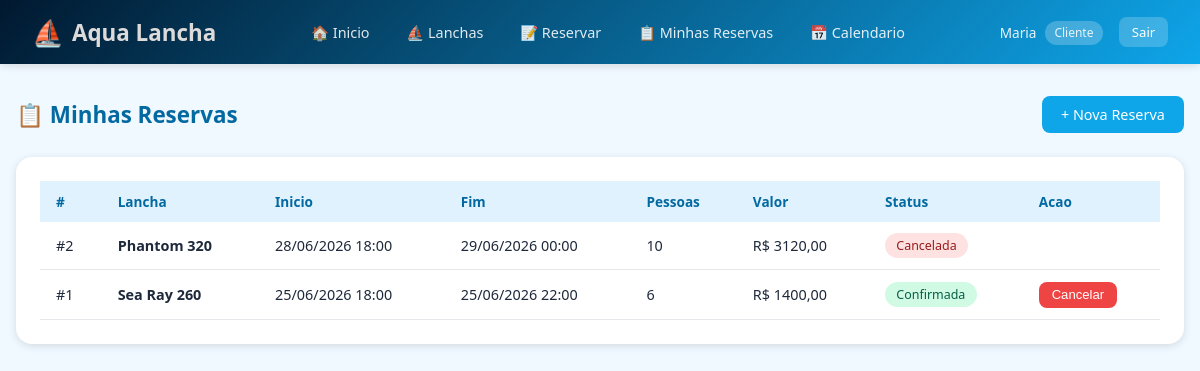
Screenshot of /cliente/minhas-reservas/ (signed in) with the database file from the repository.
### core/models.py (models this page shows, shortened)
class Usuario(AbstractUser):
    TIPOS = [
        ('admin', 'Administrador'),
        ('funcionario', 'Funcionario'),
        ('cliente', 'Cliente'),
    ]
    tipo = models.CharField(max_length=20, choices=TIPOS, default='cliente')
    telefone = models.CharField(max_length=20, blank=True)
    cpf = models.CharField(max_length=14, blank=True)
    data_nascimento = models.DateField(null=True, blank=True)
    endereco = models.TextField(blank=True)
    criado_em = models.DateTimeField(auto_now_add=True)

class Reserva(models.Model):
    STATUS = [
        ('pendente', 'Pendente'),
        ('confirmada', 'Confirmada'),
        ('cancelada', 'Cancelada'),
        ('concluida', 'Concluida'),
    ]
    cliente = models.ForeignKey(Usuario, on_delete=models.CASCADE, related_name='reservas')
    lancha = models.ForeignKey(Lancha, on_delete=models.CASCADE, related_name='reservas')
    data_inicio = models.DateTimeField()
    data_fim = models.DateTimeField()
    quantidade_pessoas = models.IntegerField()
    status = models.CharField(max_length=20, choices=STATUS, default='confirmada')
    observacoes = models.TextField(blank=True)
    valor_total = models.DecimalField(max_digits=10, decimal_places=2, default=0)
    criado_por = models.ForeignKey(Usuario, on_delete=models.SET_NULL, null=True, blank=True, related_name='reservas_criadas')
    criado_em = models.DateTimeField(auto_now_add=True)

class Lancha(models.Model):
    nome = models.CharField(max_length=100)
    descricao = models.TextField(blank=True)
    capacidade = models.IntegerField()
    preco_hora = models.DecimalField(max_digits=10, decimal_places=2)
    ativa = models.BooleanField(default=True)
    imagem_url = models.URLField(blank=True)
    criado_em = models.DateTimeField(auto_now_add=True)
    atualizado_em = models.DateTimeField(auto_now=True)

### core/views.py (the view)
# urls.py: path('cliente/minhas-reservas/', views.cliente_minhas_reservas, name='cliente_minhas_reservas'),
@login_required
def cliente_minhas_reservas(request):
    if request.user.tipo != 'cliente':
        return redirect('index')
    reservas = Reserva.objects.filter(cliente=request.user).order_by('-criado_em')
    return render(request, 'core/cliente/minhas_reservas.html', {'reservas': reservas})

### core/templates/core/cliente/minhas_reservas.html (shortened to what this page needs)
{% extends 'core/base.html' %}
{% block content %}
<div class="page-header">
  <h1>📋 Minhas Reservas</h1>
  <a href="{% url 'cliente_reservar' %}" class="btn btn-primary">+ Nova Reserva</a>
</div>
<div class="card">
  <div class="table-wrap">
  <table>
    <thead><tr><th>#</th><th>Lancha</th><th>Inicio</th><th>Fim</th><th>Pessoas</th><th>Valor</th><th>Status</th><th>Acao</th></tr></thead>
    <tbody>
    {% for r in reservas %}
    <tr>
      <td>#{{ r.id }}</td>
      <td><strong>{{ r.lancha.nome }}</strong></td>
      <td>{{ r.data_inicio|date:"d/m/Y H:i" }}</td>
      <td>{{ r.data_fim|date:"d/m/Y H:i" }}</td>
      <td>{{ r.quantidade_pessoas }}</td>
      <td>R$ {{ r.valor_total }}</td>
      <td>{% if r.status == 'confirmada' %}<span class="pill pill-verde">Confirmada</span>
          {% elif r.status == 'cancelada' %}<span class="pill pill-vermelho">Cancelada</span>
          {% else %}<span class="pill pill-cinza">{{ r.get_status_display }}</span>{% endif %}</td>
      <td>
        {% if r.status == 'confirmada' %}
        <form method="post" action="{% url 'cliente_cancelar_reserva' r.pk %}">
          <button class="btn btn-danger btn-sm" onclick="return confirm('Cancelar esta reserva?')">Cancelar</button>
        </form>
        {% endif %}
      </td>
    </tr>
    {% empty %}<tr><td colspan="8" style="text-align:center;color:#6b7280;padding:2rem">Voce nao tem reservas ainda. <a href="{% url 'cliente_reservar' %}">Fazer uma reserva</a></td></tr>
    {% endfor %}
    </tbody>
  </table>
  </div>
</div>
{% endblock %}

### core/templates/core/base.html (shortened to what this page needs)
<!DOCTYPE html>
<html lang="pt-BR">
<head>
{% load static %}
</head>
<body>
{% if user.is_authenticated %}
<nav class="navbar">
  <div class="brand"><span>⛵</span> Aqua Lancha</div>
  <div class="nav-links">
    {% if user.tipo == 'admin' %}
      <a href="{% url 'admin_dashboard' %}">🏠 Dashboard</a>
      <a href="{% url 'admin_lanchas' %}">⛵ Lanchas</a>
      <a href="{% url 'admin_clientes' %}">👥 Clientes</a>
      <a href="{% url 'admin_funcionarios' %}">👤 Funcionarios</a>
      <a href="{% url 'admin_reservas' %}">📋 Reservas</a>
    {% elif user.tipo == 'funcionario' %}
      <a href="{% url 'func_dashboard' %}">🏠 Dashboard</a>
      <a href="{% url 'func_lanchas' %}">⛵ Lanchas</a>
      <a href="{% url 'func_reservas' %}">📋 Reservas</a>
      <a href="{% url 'func_reservar' %}">➕ Nova Reserva</a>
      <a href="{% url 'func_cadastrar_cliente' %}">👤 Cadastrar Cliente</a>
    {% else %}
      <a href="{% url 'cliente_dashboard' %}">🏠 Inicio</a>
      <a href="{% url 'cliente_lanchas' %}">⛵ Lanchas</a>
      <a href="{% url 'cliente_reservar' %}">📝 Reservar</a>
      <a href="{% url 'cliente_minhas_reservas' %}">📋 Minhas Reservas</a>
      <a href="{% url 'cliente_calendario' %}">📅 Calendario</a>
    {% endif %}
  </div>
  <div style="display:flex;align-items:center;gap:1rem">
    <span class="nav-user">{{ user.first_name|default:user.username }} <span class="badge">{{ user.get_tipo_display }}</span></span>
    <a href="{% url 'logout' %}" class="btn btn-sm" style="background:rgba(255,255,255,.2);color:#fff">Sair</a>
  </div>
</nav>
{% endif %}
<div class="main">
  {% block content %}{% endblock %}
</div>
</body>
</html>

### core/templates/core/base.html (style rules this page uses)
* { margin:0;padding:0;box-sizing:border-box }
:root { --azul:#0ea5e9;--azul-dark:#0284c7;--azul-light:#e0f2fe; --verde:#10b981;--vermelho:#ef4444;--laranja:#f59e0b; --cinza:#6b7280;--cinza-light:#f3f4f6;--branco:#fff; --sombra:0 2px 8px rgba(0,0,0,.12); }
body { font-family:'Segoe UI',sans-serif;background:#f0f9ff;color:#1e293b;min-height:100vh }
a { text-decoration:none;color:inherit }
.navbar { background:linear-gradient(135deg,#011930,#0ea5e9);padding:0 2rem;display:flex;align-items:center;justify-content:space-between;height:64px;box-shadow:var(--sombra);position:sticky;top:0;z-index:100 }
.navbar .brand { color:#dddada;font-size:1.4rem;font-weight:700;display:flex;align-items:center;gap:.5rem }
.navbar .brand span { font-size:1.6rem }
.nav-links { display:flex;align-items:center;gap:.5rem }
.nav-links a { color:rgba(255,255,255,.88);padding:.5rem .9rem;border-radius:8px;font-size:.9rem;transition:.2s }
.nav-user { color:#fff;font-size:.85rem;opacity:.9 }
.badge { background:rgba(255,255,255,.25);padding:.2rem .6rem;border-radius:12px;font-size:.75rem;color:#fff;margin-left:.3rem }
.main { max-width:1200px;margin:0 auto;padding:2rem 1rem }
.card { background:#fff;border-radius:16px;box-shadow:var(--sombra);padding:1.5rem;margin-bottom:1.5rem }
.btn { display:inline-flex;align-items:center;gap:.4rem;padding:.55rem 1.2rem;border-radius:8px;font-size:.9rem;font-weight:500;border:none;cursor:pointer;transition:.2s }
.btn-primary { background:var(--azul);color:#fff }
.btn-danger { background:var(--vermelho);color:#fff }
.btn-sm { padding:.35rem .8rem;font-size:.82rem }
.table-wrap { overflow-x:auto }
table { width:100%;border-collapse:collapse }
th { background:var(--azul-light);color:#0369a1;padding:.7rem 1rem;text-align:left;font-size:.85rem;font-weight:600 }
td { padding:.7rem 1rem;border-bottom:1px solid #e5e7eb;font-size:.9rem;vertical-align:middle }
.pill { display:inline-block;padding:.25rem .7rem;border-radius:20px;font-size:.78rem;font-weight:500 }
.pill-verde { background:#d1fae5;color:#065f46 }
.pill-vermelho { background:#fee2e2;color:#991b1b }
.page-header { display:flex;align-items:center;justify-content:space-between;margin-bottom:1.5rem }
.page-header h1 { font-size:1.4rem;font-weight:700;color:#0369a1 }

### rows the page displays
Usuario: first_name "Maria", tipo "Cliente"
Reserva: id "2", lancha.nome "Phantom 320", data_inicio "28/06/2026 18:00", data_fim "29/06/2026 00:00", quantidade_pessoas "10", valor_total "3120,00", status "Cancelada"
Reserva: id "1", lancha.nome "Sea Ray 260", data_inicio "25/06/2026 18:00", data_fim "25/06/2026 22:00", quantidade_pessoas "6", valor_total "1400,00", status "Confirmada"
